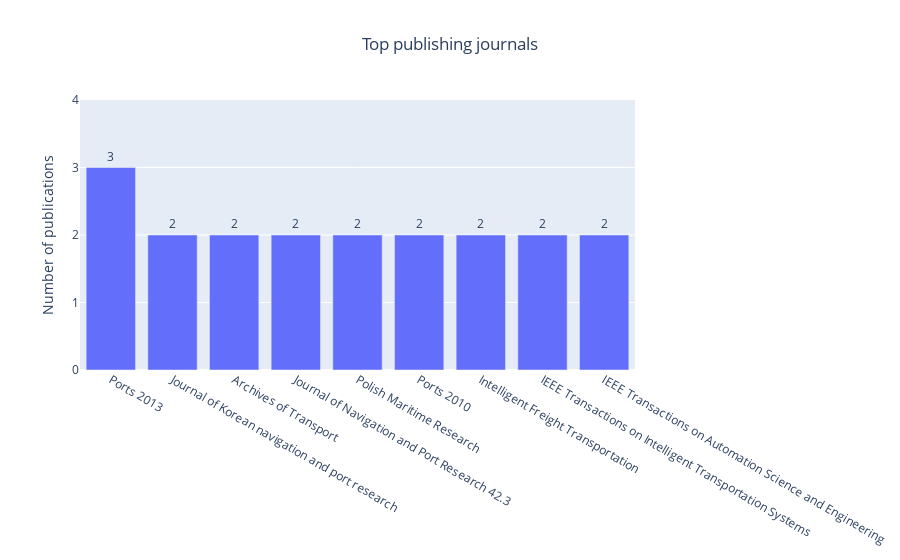

The code cell stored with this chart in its notebook:
### Code cell
fig = go.Figure(data=[go.Bar(x=top_journals_pubs_plot.index,
                             y= top_journals_pubs_plot['citation_count'],
                             texttemplate="%{y}",
                             textposition="outside",
                             textangle=0)])


fig.update_layout(title = f"Top publishing journals", title_x=0.5)

# Update xaxis properties
#fig.update_xaxes(title="Journal")

# Update yaxis properties
fig.update_yaxes(title="Number of publications", range=[0,4])


fig.show()

### Figure 1 — Plotly figure (JSON) as saved in the notebook; plotly's stock layout.template omitted (floating-point values rounded to 4 significant figures)
{"data": [{"textangle": 0, "textposition": "outside", "texttemplate": "%{y}", "type": "bar", "x": ["Ports 2013", "Journal of Korean navigation and port research", "Archives of Transport", "Journal of Navigation and Port Research 42.3", "Polish Maritime Research", "Ports 2010", "Intelligent Freight Transportation", "IEEE Transactions on Intelligent Transportation Systems", "IEEE Transactions on Automation Science and Engineering"], "y": [3, 2, 2, 2, 2, 2, 2, 2, 2]}], "layout": {"title": {"text": "Top publishing journals", "x": 0.5}, "yaxis": {"range": [0, 4], "title": {"text": "Number of publications"}}}}
